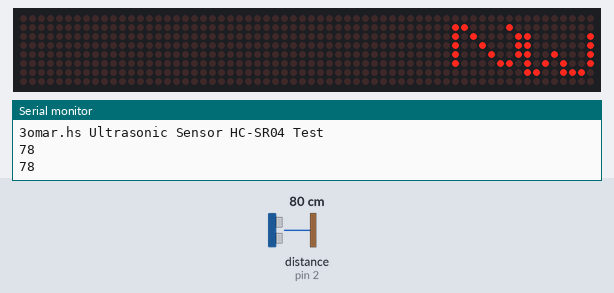
Bench run of a sketch on a simulated Arduino Uno, built with avr-gcc and run on an emulated ATmega328P. On the bench: 64×8 LED matrix, the last lines printed to the serial monitor. Wiring (inferred from the names in the program): ultrasonic range finder: trigger pin 3; echo pin 2. The test bench sets the inputs (shaded band); at power-on: distance to the obstacle (sensor on pin 2) 80 cm. The echo pulse lasts 58.3 µs per cm.

Above: at 5.7 s.
5.8 s: distance to the obstacle (sensor on pin 2) set to 2 cm
At 7.7 s:
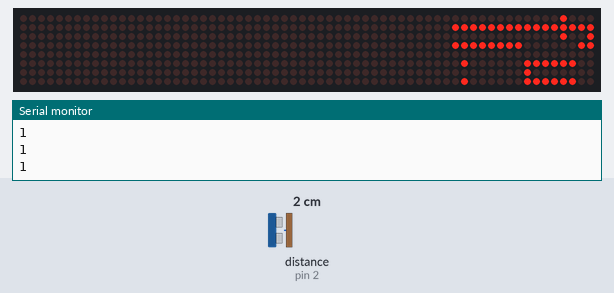
9.0 s: distance to the obstacle (sensor on pin 2) set to 18 cm
At 10.2 s:
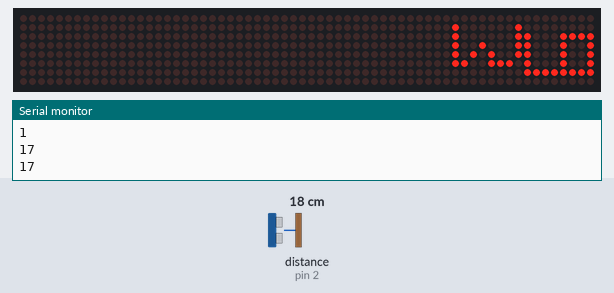
10.6 s: distance to the obstacle (sensor on pin 2) set to 60 cm
At 12.1 s:
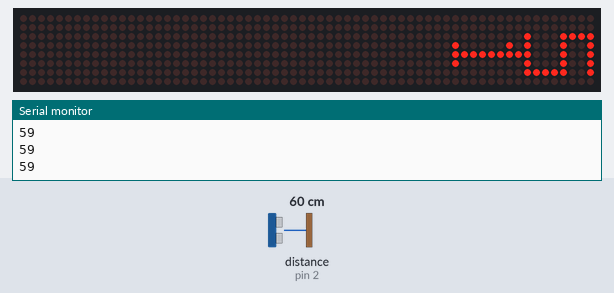
12.4 s: distance to the obstacle (sensor on pin 2) set to 35 cm
At 13.2 s:
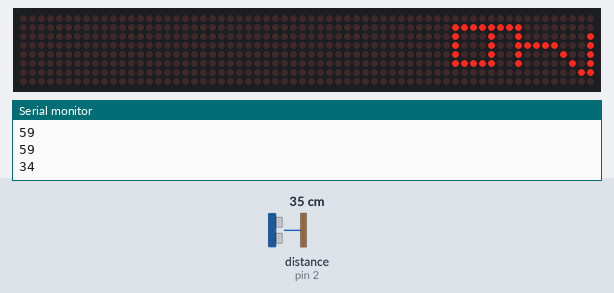
14.2 s: distance to the obstacle (sensor on pin 2) set to 120 cm
At 15.7 s:
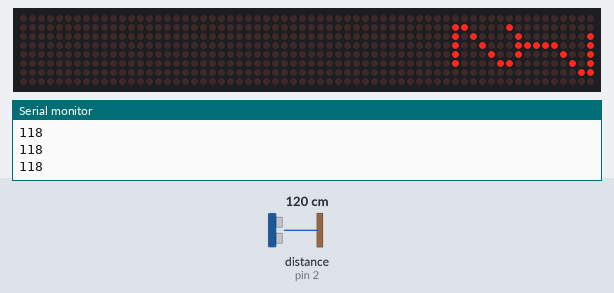
16.0 s: distance to the obstacle (sensor on pin 2) set to 250 cm
At 17.5 s:
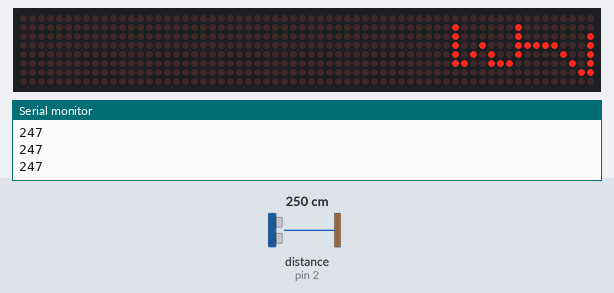
Timing chart, 0 to 18.5 s (numbered marks = the images above; inputs shaded):
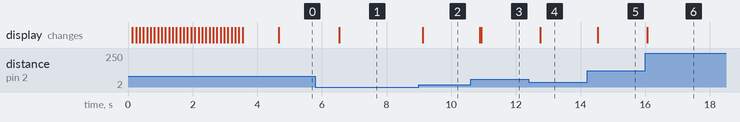

The sketch:

ultrasonic_snsor_for_tank_1.ino
```cpp
#define echoPin 2 // attach pin D2 Arduino to pin Echo of HC-SR04
#define trigPin 3 //attach pin D3 Arduino to pin Trig of HC-SR04
#include <LedControl.h>
int DIN = 12;
int CS =  11;
int CLK = 10;
LedControl lc=LedControl(DIN,CLK,CS,0);
byte zero[] = { B00111110,
                B00100010,
                B00100010,
                B00100010,
                B00100010,
                B00100010,
                B00100010,
                B00111110};

byte one[] = {  B00001110,
                B00000100,
                B00000100,
                B00000100,
                B00000100,
                B00000100,
                B00001100,
                B00000100};

byte two[] = {  B00111110,
                B00100000,
                B00010000,
                B00001000,
                B00000100,
                B00000010,
                B00100010,
                B00011100};

byte three[] = {B00111110,
                B00000010,
                B00000100,
                B00001000,
                B00000110,
                B00000010,
                B00000010,
                B00111100};

byte four[] = { B00000100,
                B00000100,
                B00000100,
                B00111110,
                B00100100,
                B00100100,
                B00100100,
                B00100000};

byte five[] = { B00111110,
                B00000010,
                B00000010,
                B00000010,
                B00111110,
                B00100000,
                B00100000,
                B00111110};

byte six[]  = { B00111110,
                B00100010,
                B00100010,
                B00100010,
                B00111110,
                B00100000,
                B00100000,
                B00111110};

byte seven[] = {B00010000,
                B00010000,
                B00010000,
                B00010000,
                B00001000,
                B00000100,
                B00000010,
                B00111110};

byte eight[] = {B00111110,
                B00100010,
                B00100010,
                B00100010,
                B00011100,
                B00100010,
                B00100010,
                B00111110};

byte nine[] = { B00111110,
                B00000010,
                B00000010,
                B00000010,
                B00111110,
                B00100010,
                B00100010,
                B00111110};

byte zero1[] = { B01111100,
                B01000100,
                B01000100,
                B01000100,
                B01000100,
                B01000100,
                B01000100,
                B01111100};

byte one1[] = {  B00011100,
                B00001000,
                B00001000,
                B00001000,
                B00001000,
                B00001000,
                B00011000,
                B00001000};

byte two1[] = {  B01111100,
                B01000000,
                B00100000,
                B00010000,
                B00001000,
                B00000100,
                B01000100,
                B00111000};

byte three1[] = {B01111100,
                B00000100,
                B00001000,
                B00010000,
                B00001100,
                B00000100,
                B00000100,
                B01111000};

byte four1[] = { B00001000,
                B00001000,
                B00001000,
                B01111100,
                B01001000,
                B01001000,
                B01001000,
                B01000000};

byte five1[] = { B01111100,
                B00000100,
                B00000100,
                B00000100,
                B01111100,
                B01000000,
                B01000000,
                B01111100};

byte six1[]  = { B01111100,
                B01000100,
                B01000100,
                B01000100,
                B01111100,
                B01000000,
                B01000000,
                B01111100};

byte seven1[] = {B00100000,
                B00100000,
                B00100000,
                B00100000,
                B00010000,
                B00001000,
                B00000100,
                B01111100};

byte eight1[] = {B01111100,
                B01000100,
                B01000100,
                B01000100,
                B00111000,
                B01000100,
                B01000100,
                B01111100};

byte nine1[] = { B01111100,
                B00000100,
                B00000100,
                B00000100,
                B01111100,
                B01000100,
                B01000100,
                B01111100};

byte percent[] = {B11101001,
                  B00101100,
                  B00101100,
                  B00100110,
                  B00100110,
                  B00100011,
                  B00100011,
                  B11101001};

byte full1[] = {B01000111,
                B01000101,
                B01000101,
                B01000101,
                B11100101,
                B01000101,
                B01010000,
                B01110000};

byte full2[] = {B01010000,
                B01010101,
                B01010000,
                B01010000,
                B01010000,
                B01010000,
                B01010000,
                B01010000};

//mar>>>3.mar
byte mar[] = { B00000000, B00000000, B00000000, B00000000, B00000000, B00000000, B00000000, B00000000};
byte mar1[] = { B00000000, B00000000, B00000000, B00000000, B00000000, B00000000, B00000000, B01000100};
byte mar2[] = { B00000000, B00000000, B00000000, B00000000, B00000000, B00000000, B01000100, B11000110};
byte mar3[] = { B00000000, B00000000, B00000000, B00000000, B00000000, B01000100, B11000110, B10010010};
byte mar4[] = { B00000000, B00000000, B00000000, B00000000, B01000100, B11000110, B10010010, B10010010};
byte mar5[] = { B00000000, B00000000, B00000000, B01000100, B11000110, B10010010, B10010010, B11111110};
byte mar6[] = { B00000000, B00000000, B01000100, B11000110, B10010010, B10010010, B11111110, B01101100};
byte mar7[] = { B00000000, B01000100, B11000110, B10010010, B10010010, B11111110, B01101100, B00000000};
byte mar8[] = { B01000100, B11000110, B10010010, B10010010, B11111110, B01101100, B00000000, B01100000};
byte mar9[] = { B11000110, B10010010, B10010010, B11111110, B01101100, B00000000, B01100000, B01100000};
byte mar10[] = { B10010010, B10010010, B11111110, B01101100, B00000000, B01100000, B01100000, B00000000};
byte mar11[] = { B10010010, B11111110, B01101100, B00000000, B01100000, B01100000, B00000000, B11111000};
byte mar12[] = { B11111110, B01101100, B00000000, B01100000, B01100000, B00000000, B11111000, B00001000};
byte mar13[] = { B01101100, B00000000, B01100000, B01100000, B00000000, B11111000, B00001000, B01111000};
byte mar14[] = { B00000000, B01100000, B01100000, B00000000, B11111000, B00001000, B01111000, B00001000};
byte mar15[] = { B01100000, B01100000, B00000000, B11111000, B00001000, B01111000, B00001000, B11111000};
byte mar16[] = { B01100000, B00000000, B11111000, B00001000, B01111000, B00001000, B11111000, B00000000};
byte mar17[] = { B00000000, B11111000, B00001000, B01111000, B00001000, B11111000, B00000000, B00110000};
byte mar18[] = { B11111000, B00001000, B01111000, B00001000, B11111000, B00000000, B00110000, B01001000};
byte mar19[] = { B00001000, B01111000, B00001000, B11111000, B00000000, B00110000, B01001000, B10000100};
byte mar20[] = { B01111000, B00001000, B11111000, B00000000, B00110000, B01001000, B10000100, B10000100};
byte mar21[] = { B00001000, B11111000, B00000000, B00110000, B01001000, B10000100, B10000100, B01000100};
byte mar22[] = { B11111000, B00000000, B00110000, B01001000, B10000100, B10000100, B01000100, B00111100};
byte mar23[] = { B00000000, B00110000, B01001000, B10000100, B10000100, B01000100, B00111100, B01000000};
byte mar24[] = { B00110000, B01001000, B10000100, B10000100, B01000100, B00111100, B01000000, B00000000};
byte mar25[] = { B01001000, B10000100, B10000100, B01000100, B00111100, B01000000, B00000000, B11111100};
byte mar26[] = { B10000100, B10000100, B01000100, B00111100, B01000000, B00000000, B11111100, B00001000};
byte mar27[] = { B10000100, B01000100, B00111100, B01000000, B00000000, B11111100, B00001000, B00000100};
byte mar28[] = { B01000100, B00111100, B01000000, B00000000, B11111100, B00001000, B00000100, B00000100};
byte mar29[] = { B00111100, B01000000, B00000000, B11111100, B00001000, B00000100, B00000100, B00000100};
byte mar30[] = { B01000000, B00000000, B11111100, B00001000, B00000100, B00000100, B00000100, B00000000};
byte mar31[] = { B00000000, B11111100, B00001000, B00000100, B00000100, B00000100, B00000000, B00000000};
byte mar32[] = { B11111100, B00001000, B00000100, B00000100, B00000100, B00000000, B00000000, B00000000};


// defines variables
long duration; // variable for the duration of sound wave travel
int distance; // variable for the distance measurement
int distance0, distance1;

void setup() {
  pinMode(trigPin, OUTPUT);
  pinMode(echoPin, INPUT);
  Serial.begin(9600);
  Serial.println("3omar.hs Ultrasonic Sensor HC-SR04 Test");
  lc.shutdown(0,false); // Wake up displays
    lc.shutdown(1,false);
    lc.setIntensity(0,5); // Set intensity levels
    lc.setIntensity(1,5);
    lc.clearDisplay(0); // Clear Displays
    lc.clearDisplay(1);
    marn();
  /*for (int i = 0; i < 8; i++) {
        lc.setColumn(0,i,zero[i]);
        lc.setColumn(1,i,percent[i]);
        }*/
}

void loop() {
  digitalWrite(trigPin, LOW);
  delayMicroseconds(2);
  digitalWrite(trigPin, HIGH);
  delayMicroseconds(10);
  digitalWrite(trigPin, LOW);
  duration = pulseIn(echoPin, HIGH);
  distance = (duration * 0.034 / 2)/10; // Speed of sound wave divided by 2 (go and back)Monitor
  distance0 = (duration * 0.034 / 2);
  distance1 = (distance0 + 10) % 10;
  Serial.println(distance0);


    if(10 - distance1 == 9){
      for (int i = 0; i < 8; i++) {
        lc.setColumn(1,i,nine1[i]);
      }
    }
    if(10 - distance1 == 8){
      for (int i = 0; i < 8; i++) {
        lc.setColumn(1,i,eight1[i]);
      }
    }
    if(10 - distance1 == 7){
      for (int i = 0; i < 8; i++) {
        lc.setColumn(1,i,seven1[i]);
      }
    }
    if(10 - distance1 == 6){
      for (int i = 0; i < 8; i++) {
        lc.setColumn(1,i,six1[i]);
      }
    }
    if(10 - distance1 == 5){
      for (int i = 0; i < 8; i++) {
        lc.setColumn(1,i,five1[i]);
      }
    }
    if(10 - distance1 == 4){
      for (int i = 0; i < 8; i++) {
        lc.setColumn(1,i,four1[i]);
      }
    }
    if(10 - distance1 == 3){
      for (int i = 0; i < 8; i++) {
        lc.setColumn(1,i,three1[i]);
      }
    }
    if(10 - distance1 == 2){
      for (int i = 0; i < 8; i++) {
        lc.setColumn(1,i,two1[i]);
      }
    }
    if(10 - distance1 == 1){
      for (int i = 0; i < 8; i++) {
        lc.setColumn(1,i,one1[i]);
      }
    }
    if(10 - distance1 == 0){
      for (int i = 0; i < 8; i++) {
        lc.setColumn(1,i,zero1[i]);
      }
    }


    if(10 - distance == 10){
      for (int i = 0; i < 8; i++) {
      lc.setColumn(0,i,full1[i]);
      lc.setColumn(1,i,full2[i]);
        }
      }
    /*if(10 - (duration * 0.034 / 2) >= 95){
      for (int i = 0; i < 8; i++) {
      lc.setColumn(0,i,full1[i]);
      lc.setColumn(1,i,full2[i]);
        }
      }*/
      if(10 - distance == 9){
      for (int i = 0; i < 8; i++) {
      lc.setColumn(0,i,nine[i]);
      //lc.setColumn(1,i,percent[i]);
        }
      }
    if(10 - distance == 8){
      for (int i = 0; i < 8; i++) {
      lc.setColumn(0,i,eight[i]);
      //lc.setColumn(1,i,percent[i]);
        }
      }
    if(10 - distance == 7){
      for (int i = 0; i < 8; i++) {
      lc.setColumn(0,i,seven[i]);
      //lc.setColumn(1,i,percent[i]);
        }
      }
    if(10 - distance == 6){
      for (int i = 0; i < 8; i++) {
      lc.setColumn(0,i,six[i]);
      //lc.setColumn(1,i,percent[i]);
        }
      }
    if(10 - distance == 5){
      for (int i = 0; i < 8; i++) {
      lc.setColumn(0,i,five[i]);
      //lc.setColumn(1,i,percent[i]);
        }
      }
    if(10 - distance == 4){
      for (int i = 0; i < 8; i++) {
      lc.setColumn(0,i,four[i]);
      //lc.setColumn(1,i,percent[i]);
        }
      }
    if(10 - distance == 3){
      for (int i = 0; i < 8; i++) {
      lc.setColumn(0,i,three[i]);
      //lc.setColumn(1,i,percent[i]);
        }
      }
    if(10 - distance == 2){
      for (int i = 0; i < 8; i++) {
      lc.setColumn(0,i,two[i]);
      //lc.setColumn(1,i,percent[i]);
        }
      }
    if(10 - distance == 1){
      for (int i = 0; i < 8; i++) {
      lc.setColumn(0,i,one[i]);
      //lc.setColumn(1,i,percent[i]);
        }
      }
    if(9 - distance == 0){
      for (int i = 0; i < 8; i++) {
      lc.setColumn(0,i,zero[i]);
      //lc.setColumn(1,i,percent[i]);
        }
      }

    //Serial.print(10-distance);
    //Serial.println("0%");
    if(distance < 10)
    delay(500);

}

////////////////////////////////////////////////////////////////////////////////////////////////////////


void marn(){/////////////////////////////////////////////////////////////////////////////////////////////////////////////////////
    { for (int i = 0; i < 8; i++) {
        lc.setRow(1, i, mar1[i]);
        lc.setRow(0, i, mar[i]);
      }
    }
    delay(100);
    { for (int i = 0; i < 8; i++) {
        lc.setRow(1, i, mar2[i]);
        lc.setRow(0, i, mar[i]);
      }
    }
    delay(100);
    { for (int i = 0; i < 8; i++) {
        lc.setRow(1, i, mar3[i]);
        lc.setRow(0, i, mar[i]);
      }
    }
    delay(100);
    { for (int i = 0; i < 8; i++) {
        lc.setRow(1, i, mar4[i]);
        lc.setRow(0, i, mar[i]);
      }
    }
    delay(100);
    { for (int i = 0; i < 8; i++) {
        lc.setRow(1, i, mar5[i]);
        lc.setRow(0, i, mar[i]);
      }
    }
    delay(100);
    { for (int i = 0; i < 8; i++) {
        lc.setRow(1, i, mar6[i]);
        lc.setRow(0, i, mar[i]);
      }
    }
    delay(100);
    { for (int i = 0; i < 8; i++) {
        lc.setRow(1, i, mar7[i]);
        lc.setRow(0, i, mar[i]);
      }
    }
    delay(100);
    { for (int i = 0; i < 8; i++) {
        lc.setRow(1, i, mar8[i]);
        lc.setRow(0, i, mar[i]);
      }
    }
    delay(100);
    { for (int i = 0; i < 8; i++) {
        lc.setRow(1, i, mar9[i]);
        lc.setRow(0, i, mar1[i]);
      }
    }
    delay(100);
    { for (int i = 0; i < 8; i++) {
        lc.setRow(1, i, mar10[i]);
        lc.setRow(0, i, mar2[i]);
      }
    }
    delay(100);
    { for (int i = 0; i < 8; i++) {
        lc.setRow(1, i, mar11[i]);
        lc.setRow(0, i, mar3[i]);
      }
    }
    delay(100);
    { for (int i = 0; i < 8; i++) {
        lc.setRow(1, i, mar12[i]);
        lc.setRow(0, i, mar4[i]);
      }
    }
    delay(100);
    { for (int i = 0; i < 8; i++) {
        lc.setRow(1, i, mar13[i]);
        lc.setRow(0, i, mar5[i]);
      }
    }
    delay(100);
    { for (int i = 0; i < 8; i++) {
        lc.setRow(1, i, mar14[i]);
        lc.setRow(0, i, mar6[i]);
      }
    }
    delay(100);
    { for (int i = 0; i < 8; i++) {
        lc.setRow(1, i, mar15[i]);
        lc.setRow(0, i, mar7[i]);
      }
    }
    delay(100);
    { for (int i = 0; i < 8; i++) {
        lc.setRow(1, i, mar16[i]);
        lc.setRow(0, i, mar8[i]);
      }
    }
    delay(100);
    { for (int i = 0; i < 8; i++) {
        lc.setRow(1, i, mar17[i]);
        lc.setRow(0, i, mar9[i]);
      }
    }
    delay(100);
    { for (int i = 0; i < 8; i++) {
        lc.setRow(1, i, mar18[i]);
        lc.setRow(0, i, mar10[i]);
      }
    }
    delay(100);
    { for (int i = 0; i < 8; i++) {
        lc.setRow(1, i, mar19[i]);
        lc.setRow(0, i, mar11[i]);
      }
    }
    delay(100);
    { for (int i = 0; i < 8; i++) {
        lc.setRow(1, i, mar20[i]);
        lc.setRow(0, i, mar12[i]);
      }
    }
    delay(100);
    { for (int i = 0; i < 8; i++) {
        lc.setRow(1, i, mar21[i]);
        lc.setRow(0, i, mar13[i]);
      }
    }
    delay(100);
    { for (int i = 0; i < 8; i++) {
        lc.setRow(1, i, mar22[i]);
        lc.setRow(0, i, mar14[i]);
      }
    }
    delay(100);
    { for (int i = 0; i < 8; i++) {
        lc.setRow(1, i, mar23[i]);
        lc.setRow(0, i, mar15[i]);
      }
    }
    delay(100);
    { for (int i = 0; i < 8; i++) {
        lc.setRow(1, i, mar24[i]);
        lc.setRow(0, i, mar16[i]);
      }
    }
    delay(100);
    { for (int i = 0; i < 8; i++) {
        lc.setRow(1, i, mar25[i]);
        lc.setRow(0, i, mar17[i]);
      }
    }
    delay(100);
    { for (int i = 0; i < 8; i++) {
        lc.setRow(1, i, mar26[i]);
        lc.setRow(0, i, mar18[i]);
      }
    }
    delay(100);
    { for (int i = 0; i < 8; i++) {
        lc.setRow(1, i, mar27[i]);
        lc.setRow(0, i, mar19[i]);
      }
    }
    delay(100);
    { for (int i = 0; i < 8; i++) {
        lc.setRow(1, i, mar28[i]);
        lc.setRow(0, i, mar20[i]);
      }
    }
    delay(100);
    { for (int i = 0; i < 8; i++) {
        lc.setRow(1, i, mar29[i]);
        lc.setRow(0, i, mar21[i]);
      }
    }
    delay(100);
    { for (int i = 0; i < 8; i++) {
        lc.setRow(1, i, mar30[i]);
        lc.setRow(0, i, mar22[i]);
      }
    }
    delay(100);
    { for (int i = 0; i < 8; i++) {
        lc.setRow(1, i, mar31[i]);
        lc.setRow(0, i, mar23[i]);
      }
    }
    delay(100);
    { for (int i = 0; i < 8; i++) {
        lc.setRow(1, i, mar32[i]);
        lc.setRow(0, i, mar24[i]);
      }
    }
    delay(1000);
    }
```

Measured:
- after the input at 5.8 s, the display: changes after 0.73 s (image 1)
- after the input at 9.0 s, the display: changes after 0.12 s (image 2)
- after the input at 10.6 s, the display: first changes after 0.28 s (image 3 shows a later state)
- after the input at 12.4 s, the display: changes after 0.36 s (image 4)
- after the input at 14.2 s, the display: changes after 0.33 s (image 5)
- after the input at 16.0 s, the display: changes after 0.07 s (image 6)
